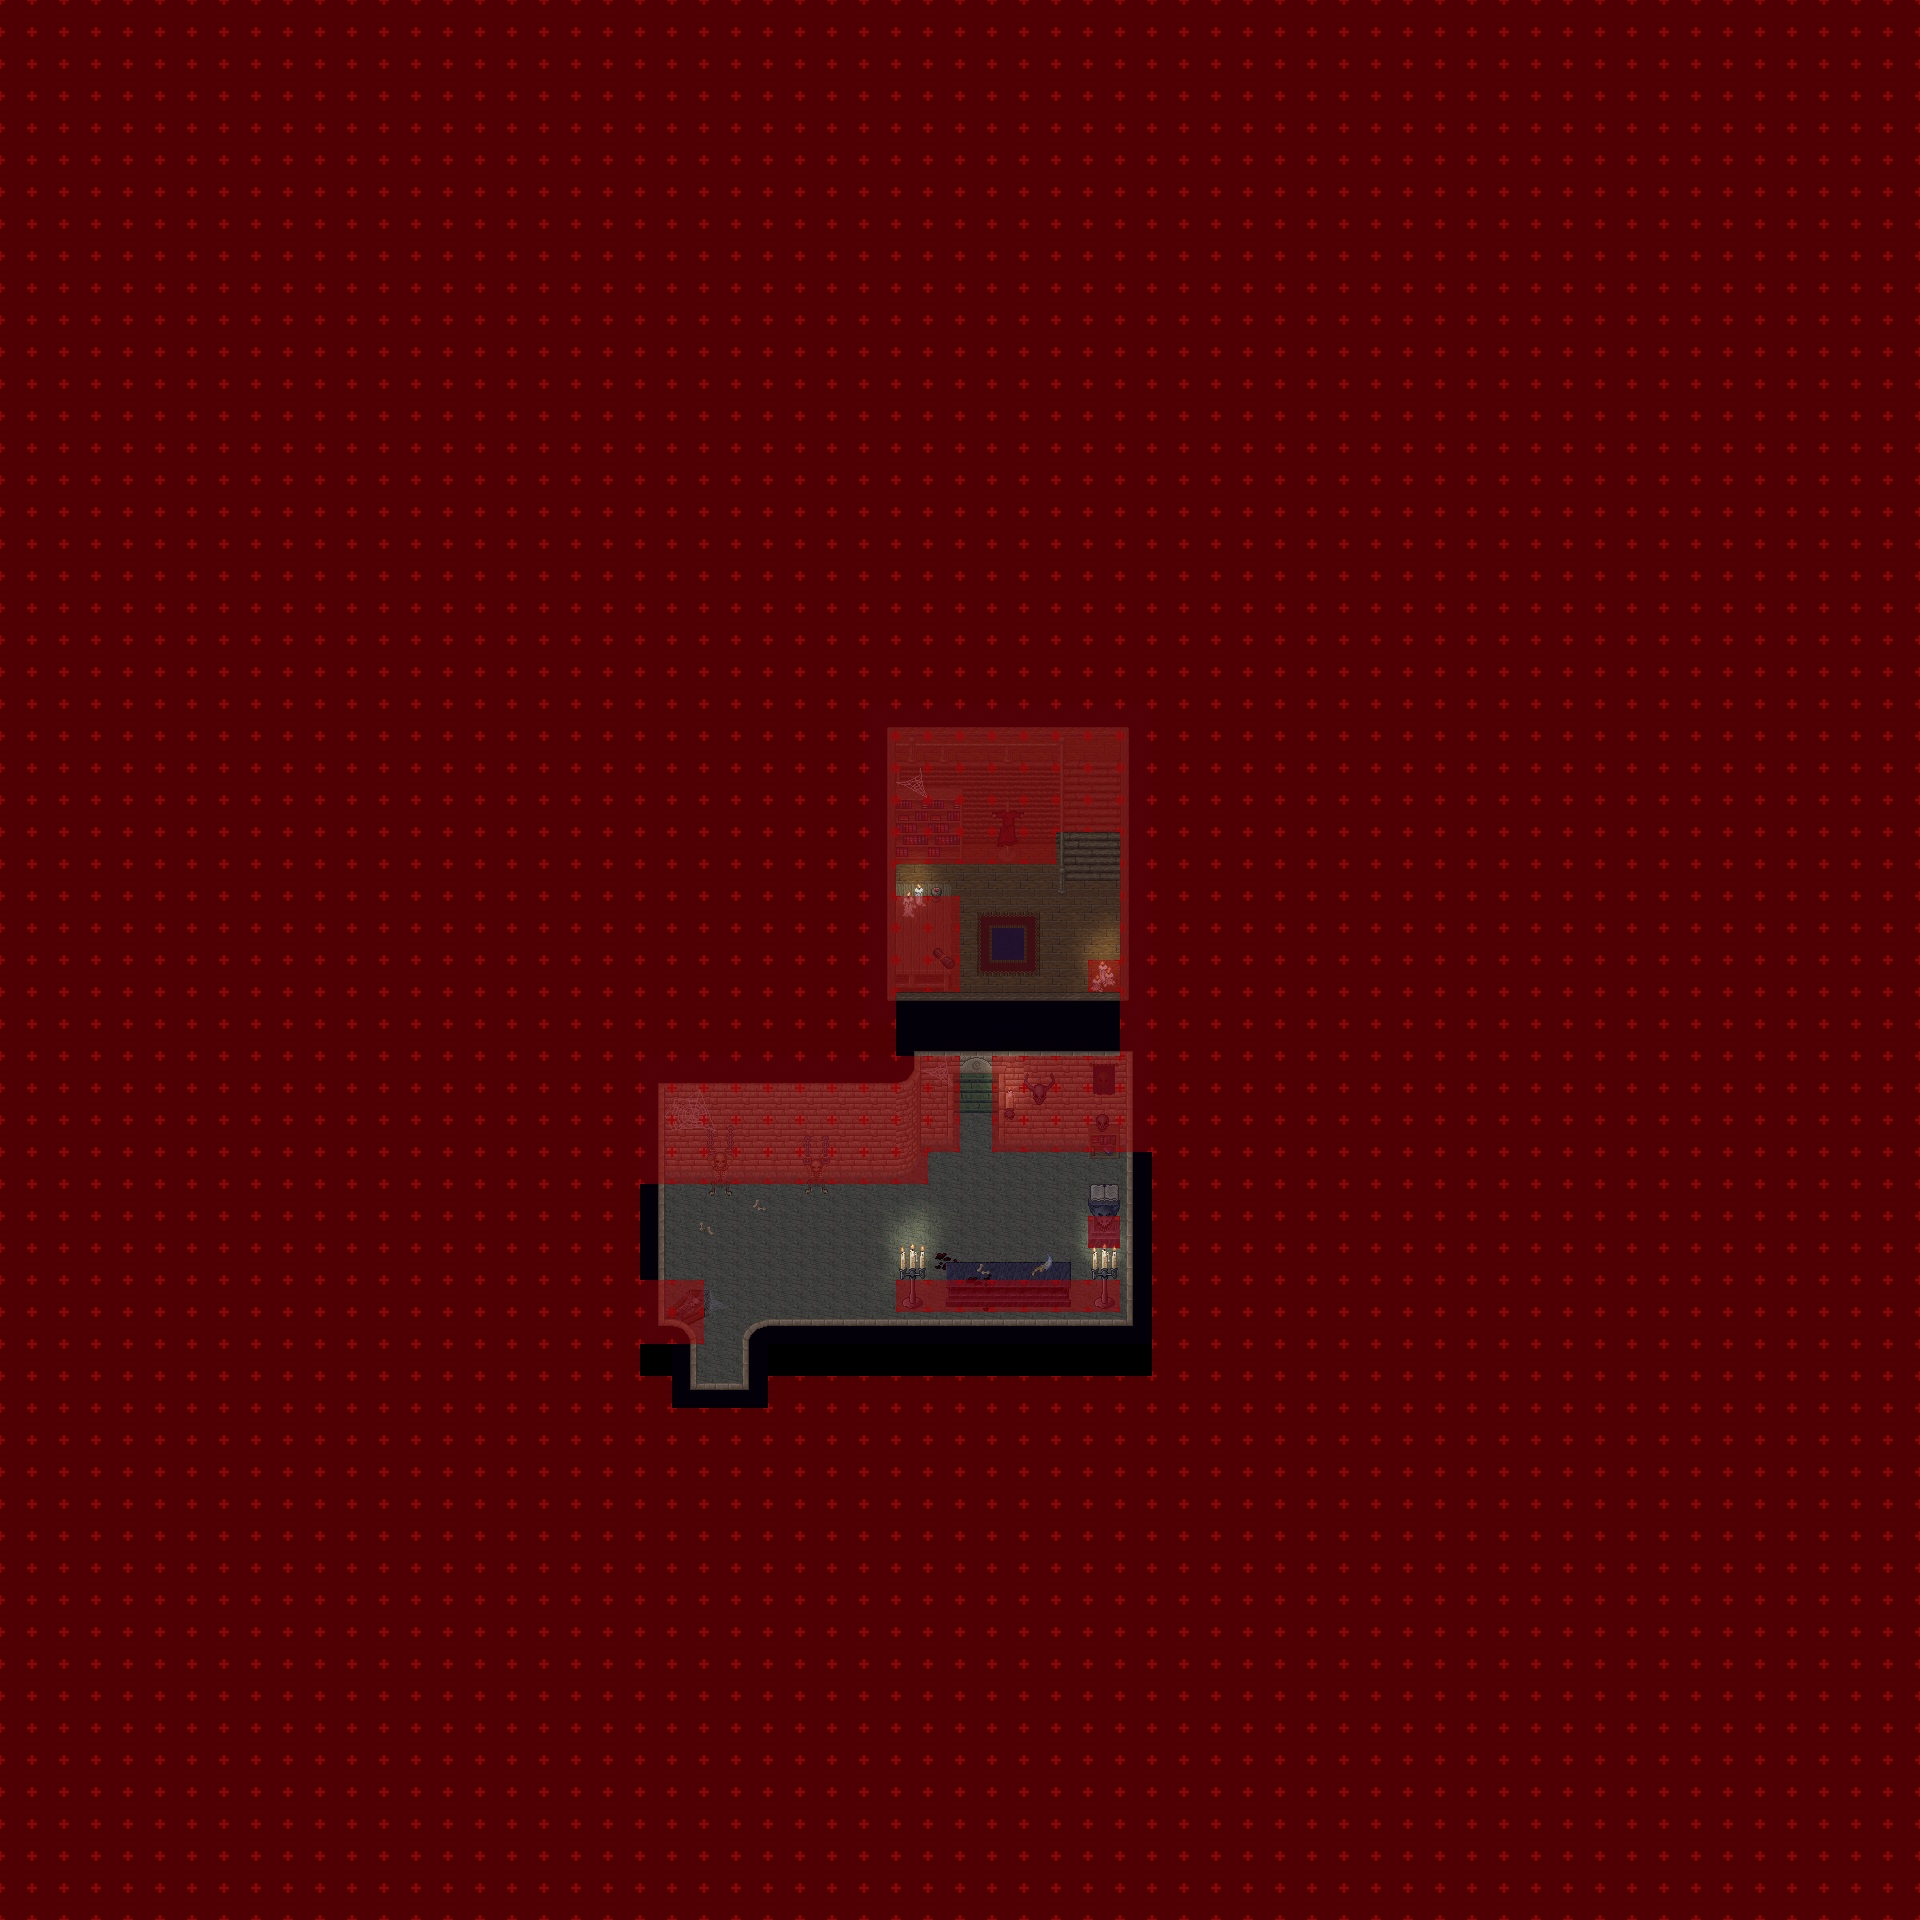

This game map was drawn from its Tiled (.tmx) file and the tilesets committed beside it. A one-line description and the trimmed map source follow:
An orthogonal 60x60 tile map with 32x32 px tiles, 8 tile layers (Ground 1, Ground 2, Ground 3, Fringe, ...), 1 hidden layer not drawn, 11 tilesets and 3 objects (2x warp, spawn).

<map version="1.2" tiledversion="1.3.4" orientation="orthogonal" renderorder="right-down" compressionlevel="0" width="60" height="60" tilewidth="32" tileheight="32" infinite="0" nextlayerid="11" nextobjectid="4">
 <properties>
  <property name="license" value="CC BY-SA 3.0" />
  <property name="manaplus version" value="2" />
  <property name="minimap" value="graphics/minimaps/008-2-21.png" />
  <property name="music" value="ghoulish.ogg" />
  <property name="name" value="Forsaken Inn Basement" />
 </properties>
 <tileset firstgid="1" name="hurns-indoor" tilewidth="32" tileheight="32" tilecount="256" columns="16">
  <image source="../graphics/tilesets/hurns-indoor.png" width="512" height="512" />
 </tileset>
 <tileset firstgid="257" name="collision" tilewidth="32" tileheight="32" tilecount="9" columns="3">
  <image source="../graphics/tilesets/collision.png" width="96" height="96" />
 </tileset>
 <tileset firstgid="266" name="artis-sewer" tilewidth="32" tileheight="32" tilecount="256" columns="16">
  <image source="../graphics/tilesets/artis-sewer.png" width="512" height="512" />
 </tileset>
 <tileset firstgid="522" name="artis-sewer-x3x3" tilewidth="32" tileheight="32" tilecount="36" columns="6">
  <image source="../graphics/tilesets/artis-sewer-x3x3.png" width="192" height="192" />
 </tileset>
 <tileset firstgid="558" name="artis-indoor-cellar" tilewidth="32" tileheight="32" tilecount="128" columns="8">
  <image source="../graphics/tilesets/artis-indoor-cellar.png" width="256" height="512" />
 </tileset>
 <tileset firstgid="686" name="level-number" tilewidth="32" tileheight="32" tilecount="16" columns="16">
  <image source="../graphics/tilesets/level-number.png" width="512" height="32" />
 </tileset>
 <tileset firstgid="702" source="../graphics/tilesets/dark-tileset-accessory-x1x2.tsx" />
 <tileset firstgid="766" source="../graphics/tilesets/dark-tileset-accessory.tsx" />
 <tileset firstgid="826" name="dark-tileset-accessory-x1x3" tilewidth="32" tileheight="96" tilecount="16" columns="8">
  <image source="../graphics/tilesets/dark-tileset-accessory-x1x3.png" width="256" height="192" />
 </tileset>
 <tileset firstgid="842" source="../graphics/tilesets/light-flickering-x1x4.tsx" />
 <tileset firstgid="902" source="../graphics/tilesets/fire-cauldron.tsx" />
 <layer id="1" name="Ground 1" width="60" height="60">
  <data>[3600 cells, 3600 non-empty, 15 distinct tile ids]</data>
 </layer>
 <layer id="2" name="Ground 2" width="60" height="60">
  <data>[3600 cells, 59 non-empty, 46 distinct tile ids]</data>
 </layer>
 <layer id="3" name="Ground 3" width="60" height="60">
  <data>[3600 cells, 14 non-empty, 10 distinct tile ids]</data>
 </layer>
 <layer id="4" name="Fringe" width="60" height="60">
  <data>[3600 cells, 7 non-empty, 6 distinct tile ids]</data>
 </layer>
 <layer id="5" name="Over 1" width="60" height="60">
  <data>[3600 cells, 266 non-empty, 32 distinct tile ids]</data>
 </layer>
 <layer id="6" name="Over 2" width="60" height="60">
  <data>[3600 cells, 11 non-empty, 11 distinct tile ids]</data>
 </layer>
 <layer id="7" name="Over 3" width="60" height="60">
  <data>[3600 cells, 209 non-empty, 12 distinct tile ids]</data>
 </layer>
 <layer id="8" name="Heights" width="60" height="60" visible="0">
  <data>[3600 cells, 46 non-empty, 4 distinct tile ids]</data>
 </layer>
 <layer id="9" name="Collision" width="60" height="60">
  <data>[3600 cells, 3466 non-empty, 1 distinct tile ids]</data>
 </layer>
 <objectgroup id="10" name="Objects">
  <object id="1" name="To Ground Floor" type="warp" x="1056" y="832" width="64" height="32">
   <properties>
    <property name="dest_map" value="008-2-20" />
    <property name="dest_x" value="35" />
    <property name="dest_y" value="36" />
   </properties>
  </object>
  <object id="2" name="To Outside" type="warp" x="704" y="1376" width="32" height="32">
   <properties>
    <property name="dest_map" value="008-1" />
    <property name="dest_x" value="252" />
    <property name="dest_y" value="212" />
   </properties>
  </object>
  <object id="3" name="Mana Ghost" type="spawn" x="736" y="1184" width="160" height="128">
   <properties>
    <property name="death" value="250000" />
    <property name="max_beings" value="1" />
    <property name="monster_id" value="1101" />
    <property name="spawn" value="75000" />
   </properties>
  </object>
 </objectgroup>
</map>
